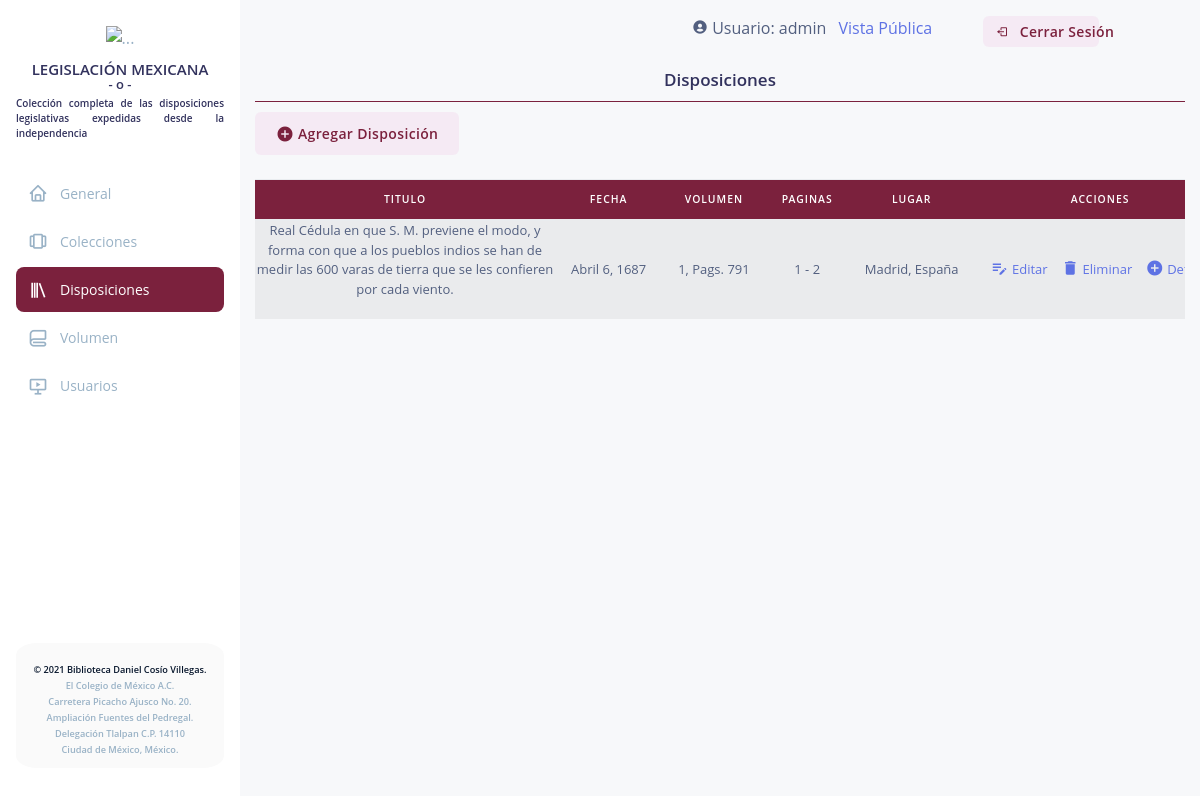
/legislations/ (signed in), run on the app's committed database.
### Modules/Registro/models.py (models this page shows, shortened)
class Registro(models.Model):
    idRegistro = models.AutoField(primary_key=True)
    titulo = models.CharField(max_length=200)
    fecha = models.DateField()
    volumen = ForeignKey(Volumen, null=False, blank=False, on_delete=CASCADE)
    pagina_inicio = models.IntegerField()
    pagina_final = models.IntegerField()
    transcripcion = models.TextField()
    lugar = models.CharField(max_length=200)
    tipo_documento = ForeignKey(TipoDocumento, null=False, blank= False, on_delete=models.CASCADE)
    perfil = ForeignKey(Perfil, related_name='%(class)s_requests_created', null=False, blank=False, on_delete=models.CASCADE)
    modificado = ForeignKey(Perfil, related_name='%(class)s_requests_modified', null=False, blank=False, on_delete=models.CASCADE)
    modificado_fecha = models.DateField(auto_now=True)
    relacionado = models.TextField(blank=True)

class Volumen(models.Model):
    idVolumen = models.AutoField(primary_key = True)
    volumen = models.IntegerField()
    paginas = models.IntegerField()
    fecha_alta = models.DateField(auto_now=True)
    descripcion = models.TextField()
    def __str__(self):
        text = "{}, Pags. {}"
        return text.format(self.volumen, self.paginas)

### Modules/Registro/views.py (the view)
# urls.py: path('legislations/', LegislacionesListView.as_view(), name = 'legislations'),
class LegislacionesListView(ListView):
    model = Registro
    template_name = 'legislaciones/list_legislations.html'
    @method_decorator(login_required)
    def dispatch(self, request, *args, **kwargs):
        return super(LegislacionesListView, self).dispatch(request, *args, **kwargs)

### legmex/templates/legislaciones/list_legislations.html (shortened to what this page needs)
{% extends "admin.html" %}
{% block content %}
        <div class="col-12 text-center admin-head">
            <h3>Disposiciones</h3>
        </div>
        <div>
            <a href='/legislationscreate' class="btn btn-light-primary"><span class="material-icons md-18">add_circle</span> Agregar Disposición</a>
        </div>
        <div class="col-12 pt-10">
        </div>
        <div class="table-responsive">
            <table class="table table-striped">
                <thead class="thead-colmex">
                    <tr class="text-center">
                        <th scope="col">
                            Titulo
                        </th>
                        <th scope="col">
                            Fecha
                        </th>
                        <th scope="col">
                            Volumen
                        </th>
                        <th scope="col">
                            Paginas
                        </th>
                        <th scope="col">
                            Lugar
                        </th>
                        <th scope="col">
                            Acciones
                        </th>
                    </tr>
                </thead>
                <tbody>
                    {% for legislacion in object_list %}
                        <tr>
                            <td class="text-center" style="width: 300px; white-space: pre-wrap; display:table; word-wrap: break-word;">
                                {{legislacion.titulo}}
                            </td>
                            <td class="align-middle">
                                {{legislacion.fecha}}
                            </td>
                            <td class="text-center align-middle">
                                {{legislacion.volumen}}
                            </td>
                            <td class="text-center align-middle">
                                {{legislacion.pagina_inicio}} - {{legislacion.pagina_final}}
                            </td>
                            <td class="align-middle">
                                {{legislacion.lugar}}
                            </td>
                            <td class="align-middle">
                                <a href="/legislationsupdate/{{legislacion.idRegistro}}" title="Editar">
                                    <span class="material-icons md-18">edit_note</span> Editar
                                </a>&nbsp;&nbsp;
                                <a href="{% url 'registrodelete' legislacion.idRegistro%}" title="Eliminar" class="delete-link" data-toggle="modal" data-target="#deleteModal">
                                    <span class="material-icons md-18">delete</span> Eliminar
                                </a>&nbsp;&nbsp;
                                {% if user.groups.all.0.name == 'admin' %}
                                <a href="{% url 'legislaciondetail' legislacion.idRegistro%}" title="Detalle">
                                    <span class="material-icons md-18">add_circle</span> Detalle
                                </a>
                                {% endif %}
                            </td>
                        </tr>
                    {% endfor %}
                </tbody>
            </table>
        </div>
{% endblock %}

### legmex/templates/admin.html (shortened to what this page needs)
{% load static %}
<!DOCTYPE html>
<html>
<head>
    <link rel="stylesheet" href="https://maxcdn.bootstrapcdn.com/bootstrap/4.0.0/css/bootstrap.min.css">
    <link href='https://unpkg.com/boxicons@2.0.9/css/boxicons.min.css' rel='stylesheet'>
    <link rel="stylesheet" href="{% static 'css/argon-dashboard-react.css' %}" />
    <link rel="stylesheet" href="{% static 'css/admin.css'%}" />
    <link rel="stylesheet" href="{% static 'css/jquery-tagsinput.min.css'%}" />
    <link rel="stylesheet" href="//code.jquery.com/ui/1.12.1/themes/base/jquery-ui.css">
    <link rel="stylesheet" href="{% static 'css/bootstrap-multiselect.css' %}" />
</head>
<body>
    <div id="root">
        <div class="main-content">
            <div class="lateral-nav white-bg" id="navbar">
                <nav class="navbar__custom">
                    <div>
                        <div class="nav__brand m-b-1"><img src="{% static 'media/img/logooficial.svg' %}" class="wth-100"
                                alt="..."></div>
                        <div>
                            <h4 class="t-center l-height">LEGISLACIÓN MEXICANA</h4>
                            <h5 class="t-center l-height">- o -</h5>
                            <h6 class="t-justify m-b-30 ">Colección completa de las disposiciones legislativas expedidas
                                desde la independencia</h6>
                        </div>
                        <div class="nav__list">
                            <a class="nav__link nav-link" id="home" href="/administrator" aria-current="page">
                                <i class="bx bx-home nav__icon"></i>
                                <span class="nav__name">General</span>
                            </a>
                            <a class="nav__link nav-link" id="coleccion" href="/colections">
                                <i class="bx bx-carousel nav__icon"></i>
                                <span class="nav__name">Colecciones</span>
                            </a>
                            {% if user.groups.all.0.name == 'admin' or user.groups.all.0.name == 'editor'%}
                            <a class="nav__link nav-link" id="legislacion" href="/legislations">
                                <i class="bx bx-library nav__icon"></i>
                                <span class="nav__name">Disposiciones</span>
                            </a>
                            <a class="nav__link nav-link" id="volumen" href="{% url 'volumenlist' %}">
                                <i class="bx bx-blanket nav__icon"></i>
                                <span class="nav__name">Volumen</span>
                            </a>
                            {% ifequal user.groups.all.0.name 'admin'%}
                            <a class="nav__link nav-link" id="users" href="/users">
                                <i class="bx bx-slideshow nav__icon"></i>
                                <span class="nav__name">Usuarios</span>
                            </a>
                            {% endifequal %}
                            {% endif %}
                        </div>
                    </div>
                    <div class="footer-line footer-card"><a href="https://biblioteca.colmex.mx/" class="nav__footer">©
                            2021 Biblioteca Daniel Cosío Villegas.</a><br><span class="span__footer">El Colegio de
                            México A.C.</span><br><span class="span__footer">Carretera Picacho Ajusco No.
                            20.</span><br><span class="span__footer">Ampliación Fuentes del Pedregal.</span><br><span
                            class="span__footer">Delegación Tlalpan C.P. 14110</span><br><span
                            class="span__footer">Ciudad de México, México.</span></div>
                </nav>
            </div>
            <div class="container">
                <div class="session justify-content-end row">
                    <div class="col-4">
                        <i class="bx bxs-user-circle"></i>
                        Usuario: {{request.user.username}}
                         <a class="pl-2" href="{% url 'base' %}">Vista Pública</a>
                    </div>
                    <div class="col-5 col-md-3 col-xl-2">
                        <a class="btn btn-light-primary btn-sm nav-link" id="login12" href="{% url 'logout' %}">
                            <i class="bx bx-log-out"></i>
                            <span class="nav__name">Cerrar Sesión</span>
                        </a>
                    </div>
                </div>
                    {% block content %}
                    {% endblock %}
            </div>
        </div>
    </div>
</body>
</html>

### legmex/static/css/admin.css (style rules this page uses)
body { background: rgb(247, 248, 250); }
.admin-head { margin-bottom: 10px; border-bottom: 1px solid #7b213d; }
.table .thead-colmex th { background-color: #7b213d; color: white; }

### data on the page
Registro: titulo "Real Cédula en que S. M. previene el modo, y forma con que a los pueblos indios se han de medir las 600 varas de tierra que se les confieren por cada viento.", fecha "Abril 6, 1687", volumen "1, Pags. 791", pagina_inicio "1", pagina_final "2", lugar "Madrid, España"

### other printed values
{{ request.user.username }} "admin"
